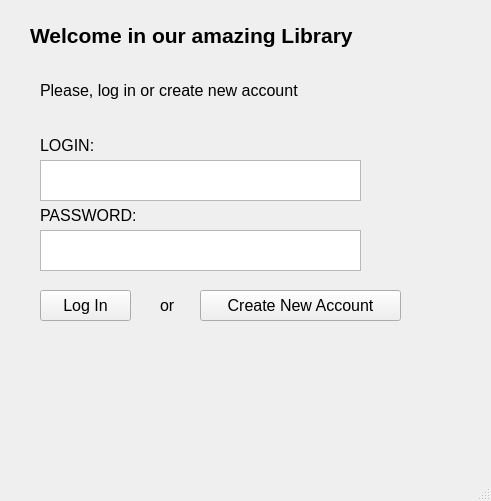
<?xml version="1.0" encoding="UTF-8"?>
<ui version="4.0">
 <class>MainWindow</class>
 <widget class="QMainWindow" name="MainWindow">
  <property name="geometry">
   <rect>
    <x>0</x>
    <y>0</y>
    <width>491</width>
    <height>501</height>
   </rect>
  </property>
  <property name="windowTitle">
   <string>MainWindow</string>
  </property>
  <widget class="QWidget" name="centralwidget">
   <widget class="QTextEdit" name="textEdit">
    <property name="geometry">
     <rect>
      <x>40</x>
      <y>160</y>
      <width>321</width>
      <height>41</height>
     </rect>
    </property>
    <property name="font">
     <font>
      <pointsize>14</pointsize>
     </font>
    </property>
   </widget>
   <widget class="QTextEdit" name="textEdit_2">
    <property name="geometry">
     <rect>
      <x>40</x>
      <y>230</y>
      <width>321</width>
      <height>41</height>
     </rect>
    </property>
    <property name="font">
     <font>
      <pointsize>14</pointsize>
     </font>
    </property>
    <property name="cursorWidth">
     <number>3</number>
    </property>
   </widget>
   <widget class="QLabel" name="label">
    <property name="geometry">
     <rect>
      <x>40</x>
      <y>130</y>
      <width>71</width>
      <height>31</height>
     </rect>
    </property>
    <property name="font">
     <font>
      <pointsize>12</pointsize>
      <weight>50</weight>
      <bold>false</bold>
     </font>
    </property>
    <property name="text">
     <string>LOGIN:</string>
    </property>
   </widget>
   <widget class="QLabel" name="label_2">
    <property name="geometry">
     <rect>
      <x>40</x>
      <y>200</y>
      <width>111</width>
      <height>31</height>
     </rect>
    </property>
    <property name="font">
     <font>
      <pointsize>12</pointsize>
     </font>
    </property>
    <property name="text">
     <string>PASSWORD:</string>
    </property>
   </widget>
   <widget class="QLabel" name="label_3">
    <property name="geometry">
     <rect>
      <x>30</x>
      <y>10</y>
      <width>441</width>
      <height>51</height>
     </rect>
    </property>
    <property name="font">
     <font>
      <pointsize>16</pointsize>
      <weight>75</weight>
      <bold>true</bold>
     </font>
    </property>
    <property name="text">
     <string>Welcome in our amazing Library</string>
    </property>
   </widget>
   <widget class="QLabel" name="label_4">
    <property name="geometry">
     <rect>
      <x>40</x>
      <y>70</y>
      <width>331</width>
      <height>41</height>
     </rect>
    </property>
    <property name="font">
     <font>
      <pointsize>12</pointsize>
      <weight>50</weight>
      <bold>false</bold>
     </font>
    </property>
    <property name="text">
     <string>Please, log in or create new account</string>
    </property>
   </widget>
   <widget class="QPushButton" name="pushButtonLogIn">
    <property name="geometry">
     <rect>
      <x>40</x>
      <y>290</y>
      <width>91</width>
      <height>31</height>
     </rect>
    </property>
    <property name="font">
     <font>
      <pointsize>12</pointsize>
     </font>
    </property>
    <property name="text">
     <string>Log In</string>
    </property>
   </widget>
   <widget class="QPushButton" name="pushButtonCreateNewAccount">
    <property name="geometry">
     <rect>
      <x>200</x>
      <y>290</y>
      <width>201</width>
      <height>31</height>
     </rect>
    </property>
    <property name="font">
     <font>
      <pointsize>12</pointsize>
     </font>
    </property>
    <property name="text">
     <string>Create New Account</string>
    </property>
   </widget>
   <widget class="QLabel" name="label_5">
    <property name="geometry">
     <rect>
      <x>160</x>
      <y>290</y>
      <width>21</width>
      <height>31</height>
     </rect>
    </property>
    <property name="font">
     <font>
      <pointsize>12</pointsize>
      <weight>50</weight>
      <bold>false</bold>
     </font>
    </property>
    <property name="text">
     <string>or</string>
    </property>
   </widget>
   <widget class="QLabel" name="label_6">
    <property name="geometry">
     <rect>
      <x>60</x>
      <y>340</y>
      <width>261</width>
      <height>31</height>
     </rect>
    </property>
    <property name="font">
     <font>
      <pointsize>12</pointsize>
      <weight>50</weight>
      <bold>false</bold>
     </font>
    </property>
    <property name="text">
     <string/>
    </property>
   </widget>
  </widget>
  <widget class="QStatusBar" name="statusbar"/>
 </widget>
 <resources/>
 <connections/>
</ui>
